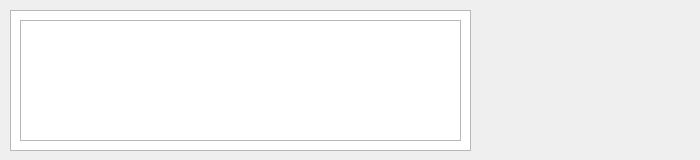
<?xml version="1.0" encoding="UTF-8"?>
<ui version="4.0">
 <class>signBookWidget</class>
 <widget class="QWidget" name="signBookWidget">
  <property name="geometry">
   <rect>
    <x>0</x>
    <y>0</y>
    <width>700</width>
    <height>160</height>
   </rect>
  </property>
  <property name="windowTitle">
   <string>Form</string>
  </property>
  <widget class="QTextBrowser" name="textBrowser">
   <property name="geometry">
    <rect>
     <x>10</x>
     <y>10</y>
     <width>461</width>
     <height>141</height>
    </rect>
   </property>
  </widget>
  <widget class="QTextEdit" name="textEdit">
   <property name="geometry">
    <rect>
     <x>20</x>
     <y>20</y>
     <width>441</width>
     <height>121</height>
    </rect>
   </property>
  </widget>
 </widget>
 <resources/>
 <connections/>
</ui>
